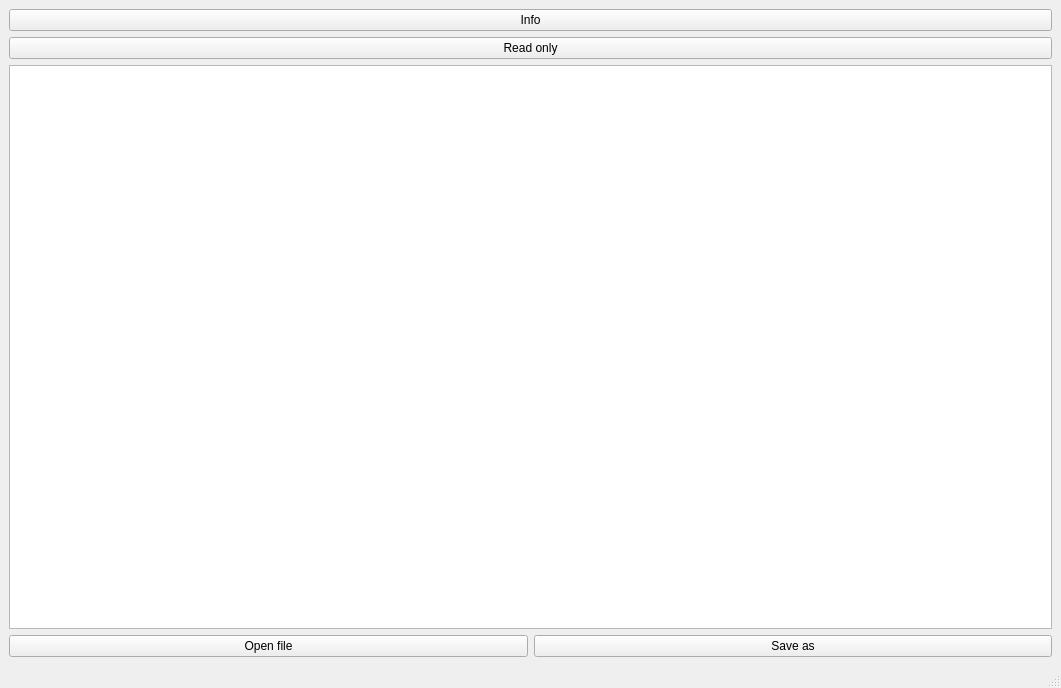
<?xml version="1.0" encoding="UTF-8"?>
<ui version="4.0">
 <class>MainWindow</class>
 <widget class="QMainWindow" name="MainWindow">
  <property name="geometry">
   <rect>
    <x>0</x>
    <y>0</y>
    <width>1061</width>
    <height>688</height>
   </rect>
  </property>
  <property name="windowTitle">
   <string>MainWindow</string>
  </property>
  <widget class="QWidget" name="centralwidget">
   <layout class="QVBoxLayout" name="verticalLayout">
    <item>
     <widget class="QPushButton" name="infoButton">
      <property name="text">
       <string>Info</string>
      </property>
     </widget>
    </item>
    <item>
     <widget class="QPushButton" name="ReadOnlybutton">
      <property name="text">
       <string>Read only</string>
      </property>
     </widget>
    </item>
    <item>
     <widget class="QPlainTextEdit" name="plainTextEdit"/>
    </item>
    <item>
     <layout class="QHBoxLayout" name="horizontalLayout">
      <item>
       <widget class="QPushButton" name="pushButton_2">
        <property name="text">
         <string>Open file</string>
        </property>
       </widget>
      </item>
      <item>
       <widget class="QPushButton" name="pushButton">
        <property name="text">
         <string>Save as</string>
        </property>
       </widget>
      </item>
     </layout>
    </item>
   </layout>
  </widget>
  <widget class="QMenuBar" name="menubar">
   <property name="geometry">
    <rect>
     <x>0</x>
     <y>0</y>
     <width>1061</width>
     <height>21</height>
    </rect>
   </property>
  </widget>
  <widget class="QStatusBar" name="statusbar"/>
 </widget>
 <resources/>
 <connections/>
</ui>
